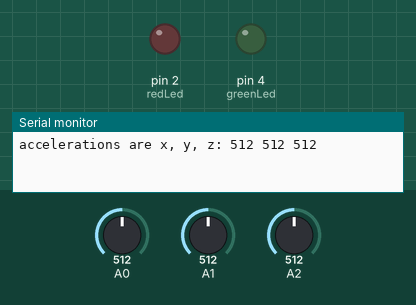
Simulated run of this sketch. Board: Arduino Uno, built with avr-gcc and run on an emulated ATmega328P. Parts: output pins drawn as LEDs (lit = HIGH), the last lines printed to the serial monitor. The inputs (shaded band) are chosen by the test bench; at power-on: A0 = 512, A1 = 512, A2 = 512.

Above: at 0.1 s.
At 3.6 s:
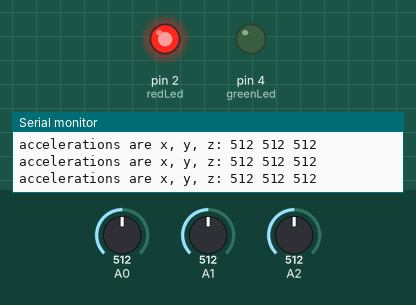
Timing chart, 0 to 5.1 s (numbered marks = the images above):
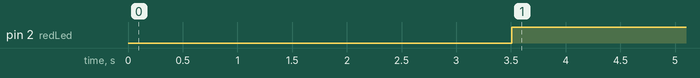

Measured:
- by itself, pin 2 (redLed): LOW → HIGH at 3.5 s

The sketch:

XYZcom_LED.ino
```cpp
int x,y,z;
int greenLed = 4; // the pin that the LED is attached to
int redLed = 2;   // the pin that the LED is attached to

int brightnessR = 0;    // how bright the LED is
int fadeAmountR = 5;    // how many points to fade the LED by

int brightnessG = 0;    // how bright the LED is
int fadeAmountG = 5;    // how many points to fade the LED by

void setup() {
  Serial.begin(9600);
  pinMode(greenLed, OUTPUT);
  pinMode(redLed, OUTPUT);
}

void loop() {
  x = analogRead(0); //read analog input pin 0
  y = analogRead(1); //read analog input pin 1
  z = analogRead(2); //read analog input pin 2

  Serial.print("\naccelerations are x, y, z: ");
  Serial.print(x, DEC); //print the acceleration in the x axis
  Serial.print(" "); //prints a space between the numbers
  Serial.print(y, DEC); //print the acceleration in the y axis
  Serial.print(" "); //prints a space between the numbers
  Serial.print(z, DEC); //print the acceleration in the z axis

  delay(100);

  if (x < 340) {
  analogWrite(greenLed, brightnessG);
  analogWrite(redLed, brightnessR);

  // change the brightness for next time through the loop:
  brightnessG = brightnessG + fadeAmountG;

  // reverse the direction of the fading at the ends of the fade:
  brightnessR = brightnessR + fadeAmountR;
    fadeAmountR = -fadeAmountR ;

  // wait for 30 milliseconds to see the dimming effect
  delay(30);
  }

  else {
  analogWrite(redLed, brightnessR);
  analogWrite(greenLed, brightnessG);

  // change the brightness for next time through the loop:
  brightnessR = brightnessR + fadeAmountR;

  // reverse the direction of the fading at the ends of the fade:
    brightnessG = brightnessG + fadeAmountG;
    fadeAmountG = -fadeAmountG ;

  // wait for 30 milliseconds to see the dimming effect
  delay(30);
  }

}
```
